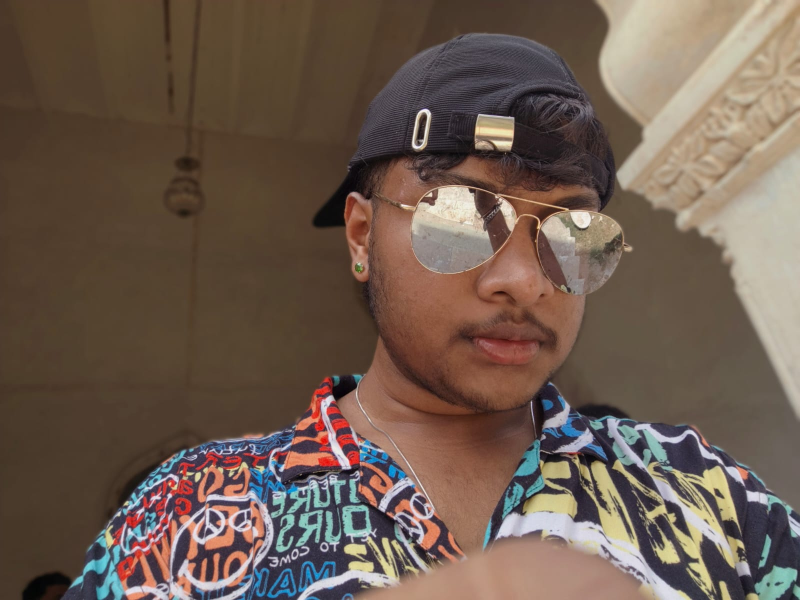
#> input picture face-attendance/images/ash/1.jpg, 1600 x 1200 px, given in place of the camera (shown at 1/2 size)
$ python simple_face_recognition.py
#> lines starting #> are read from the running program, lines starting #| are printed output that depends on the picture; after the words box and inside, x2 and y2 are one past the last pixel; in counts of white or black regions, pixels touching at a corner belong together
#> further down, frame is the input picture: shape (1200, 1600, 3); mean B, G, R 79.5, 91.9, 110.2
import cv2
import numpy as np
import os
import pickle
from PIL import Image
import sqlite3
from datetime import datetime

class SimpleFaceRecognition:
    def __init__(self):
        self.face_cascade = cv2.CascadeClassifier(cv2.data.haarcascades + 'haarcascade_frontalface_default.xml')
        self.known_faces = {}
        self.face_labels = {}
        self.load_known_faces()

    def load_known_faces(self):
        """Load known faces from student images"""
        try:
            conn = sqlite3.connect('classroom.db')
            cursor = conn.cursor()

            # Get all students
            cursor.execute('SELECT id, name FROM students WHERE is_active = 1')
            students = cursor.fetchall()

            for student_id, name in students:
                student_folder = f'static/student_images/{name.lower()}'
                if os.path.exists(student_folder):
                    images = [f for f in os.listdir(student_folder) if f.endswith(('.jpg', '.png', '.jpeg'))]
                    face_encodings = []

                    for img_file in images:
                        img_path = os.path.join(student_folder, img_file)
                        face_encoding = self.extract_face_encoding(img_path)
                        if face_encoding is not None:
                            face_encodings.append(face_encoding)

                    if face_encodings:
                        # Average the encodings for this person
                        avg_encoding = np.mean(face_encodings, axis=0)
                        self.known_faces[student_id] = avg_encoding
                        self.face_labels[student_id] = name

            conn.close()
            print(f"Loaded {len(self.known_faces)} known faces")

        except Exception as e:
            print(f"Error loading faces: {e}")

    def extract_face_encoding(self, image_path):
        """Extract simple face encoding using histogram features"""
        try:
            # Load image
            img = cv2.imread(image_path)
            if img is None:
                return None

            # Convert to grayscale
            gray = cv2.cvtColor(img, cv2.COLOR_BGR2GRAY)

            # Detect faces
            faces = self.face_cascade.detectMultiScale(gray, 1.1, 4)

            if len(faces) > 0:
                # Use the largest face
                (x, y, w, h) = max(faces, key=lambda f: f[2] * f[3])
                face_roi = gray[y:y+h, x:x+w]

                # Resize to standard size
                face_roi = cv2.resize(face_roi, (100, 100))

                # Create simple histogram-based encoding
                hist = cv2.calcHist([face_roi], [0], None, [256], [0, 256])
                hist = cv2.normalize(hist, hist).flatten()

                return hist
            else:
                return None

        except Exception as e:
            print(f"Error extracting encoding from {image_path}: {e}")
            return None

    def recognize_face(self, frame):
        """Recognize faces in a frame"""
        try:
            gray = cv2.cvtColor(frame, cv2.COLOR_BGR2GRAY)
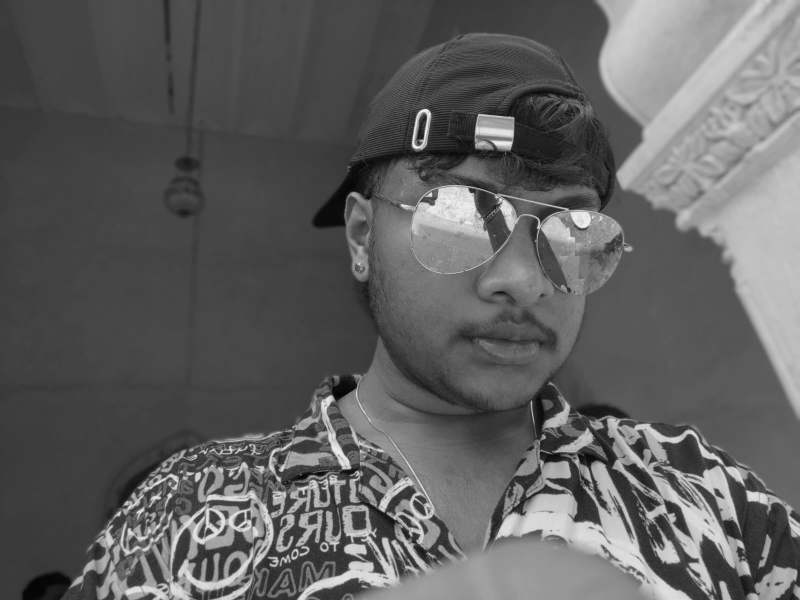
#> gray: shape (1200, 1600) (shown at 1/2 size); min 2, max 252, mean 96
            faces = self.face_cascade.detectMultiScale(gray, 1.1, 4)
#> faces = [[1266, 966, 116, 116]]

            recognized_names = []

            for (x, y, w, h) in faces:
                # Extract face
                face_roi = gray[y:y+h, x:x+w]
                face_roi = cv2.resize(face_roi, (100, 100))

                # Create encoding
                hist = cv2.calcHist([face_roi], [0], None, [256], [0, 256])
                hist = cv2.normalize(hist, hist).flatten()

                # Compare with known faces
                best_match = None
                best_distance = float('inf')

                for student_id, known_encoding in self.known_faces.items():
                    # Calculate correlation distance
                    distance = cv2.compareHist(hist, known_encoding, cv2.HISTCMP_CORREL)

                    # Convert correlation to distance (higher correlation = lower distance)
                    distance = 1 - distance

                    if distance < best_distance and distance < 0.3:  # Threshold
                        best_distance = distance
                        best_match = self.face_labels[student_id]

                if best_match:
                    recognized_names.append(best_match)
                    # Draw rectangle and name
                    cv2.rectangle(frame, (x, y), (x+w, y+h), (0, 255, 0), 2)
                    cv2.putText(frame, best_match, (x, y-10),
                               cv2.FONT_HERSHEY_SIMPLEX, 0.9, (0, 255, 0), 2)
                else:
                    # Draw rectangle for unknown face
                    cv2.rectangle(frame, (x, y), (x+w, y+h), (0, 0, 255), 2)
                    cv2.putText(frame, "Unknown", (x, y-10),
                               cv2.FONT_HERSHEY_SIMPLEX, 0.9, (0, 0, 255), 2)
#> this loop made 1 pass
#> pass 1, in recognize_face, `face_roi = gray[y:y+h, x:x+w]`:
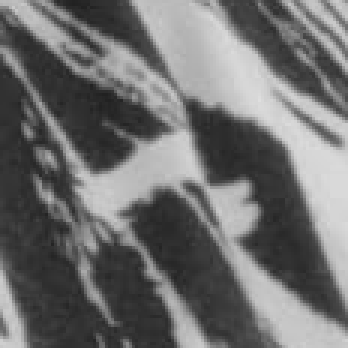
#> face_roi: shape (116, 116) (shown 3 times larger); min 33, max 223, mean 110.4
#> pass 1, in recognize_face, `face_roi = cv2.resize(face_roi, (100, 100))`:
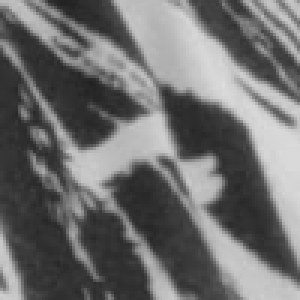
#> face_roi: shape (100, 100) (shown 3 times larger); min 34, max 222, mean 110.2
#> after the loop:
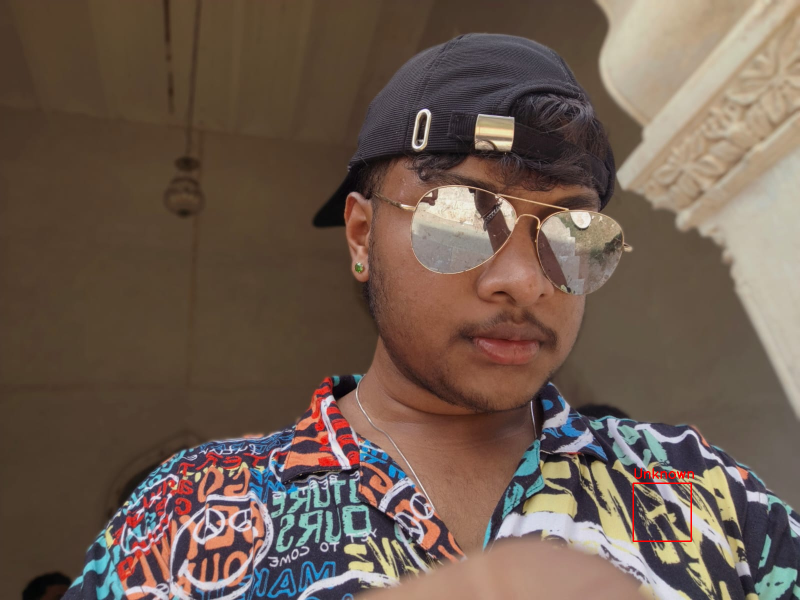
#> frame: shape (1200, 1600, 3) (shown at 1/2 size); 0.12% of pixels changed, all inside (x1, y1, x2, y2) = (1265, 936, 1388, 1084)
#> after the loop, recognized_names = []

            return recognized_names, frame

        except Exception as e:
            print(f"Error in face recognition: {e}")
            return [], frame

    def train_faces(self):
        """Train the face recognition system"""
        print("Training face recognition system...")
        self.load_known_faces()
        print("Training completed!")
        return True

# Test the system
if __name__ == "__main__":
    recognizer = SimpleFaceRecognition()
    recognizer.train_faces()

    # Test with camera
    cap = cv2.VideoCapture(0)

    while True:
        ret, frame = cap.read()
        if not ret:
            break

        names, processed_frame = recognizer.recognize_face(frame)
#> names = []

        if names:
            print(f"Recognized: {names}")

        cv2.imshow('Face Recognition', processed_frame)

        if cv2.waitKey(1) & 0xFF == ord('q'):
#> (key q is pressed here)
            break

    cap.release()
    cv2.destroyAllWindows()
